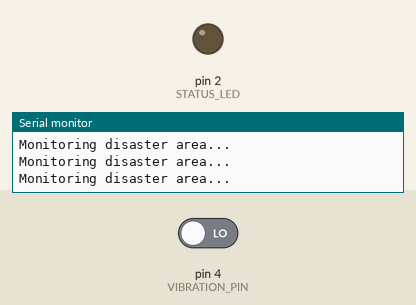
A sketch run on a simulated Arduino Uno, built with avr-gcc and run on an emulated ATmega328P. On the bench: output pins drawn as LEDs (lit = HIGH), the last lines printed to the serial monitor. Inputs (shaded band) come from the test bench; at power-on: pin 4 (VIBRATION_PIN) LOW.

Above: at 2.8 s.
2.9 s: pin 4 (VIBRATION_PIN) driven HIGH
At 3.3 s:
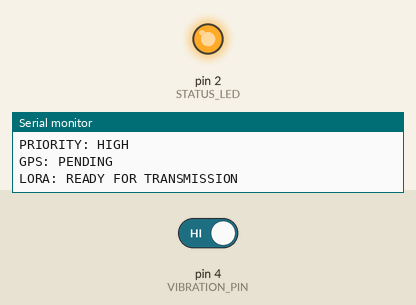
Timing chart, 0 to 10.5 s (numbered marks = the images above; inputs shaded):
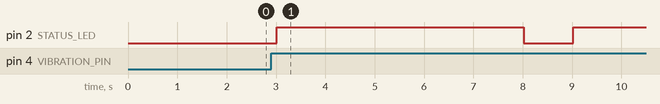

Measured:
- after the input at 2.9 s, pin 2 (STATUS_LED): LOW → HIGH after 0.11 s, → LOW 5.0 s later, → HIGH 1.0 s later

The sketch:

rescue_mesh_main.ino
```cpp
#include <Arduino.h>

// ===============================
// RESCUE-MESH INTEGRATED FIRMWARE
// ===============================

// ---- Pin configuration ----
// Change these according to your wiring!

#define VIBRATION_PIN 4
#define STATUS_LED 2

// Survivor detection threshold
#define VIBRATION_THRESHOLD HIGH


void setup() {

  Serial.begin(115200);

  // Configure pins
  pinMode(VIBRATION_PIN, INPUT);
  pinMode(STATUS_LED, OUTPUT);

  Serial.println();
  Serial.println("==============================");
  Serial.println("RESCUE-MESH STARTING");
  Serial.println("==============================");

  Serial.println("Initializing sensors...");
  Serial.println("Initializing GPS...");
  Serial.println("Initializing LoRa...");
  Serial.println("System Ready!");
}


void loop() {

  // Read vibration sensor
  int vibrationValue = digitalRead(VIBRATION_PIN);

  Serial.println("Monitoring disaster area...");

  // Check for possible survivor activity
  if (vibrationValue == VIBRATION_THRESHOLD) {

    Serial.println("🚨 POSSIBLE SURVIVOR SIGNAL DETECTED!");

    digitalWrite(STATUS_LED, HIGH);

    // Future:
    // 1. Read microphone signal
    // 2. Confirm vibration pattern
    // 3. Get GPS coordinates
    // 4. Send LoRa emergency packet

    sendEmergencyAlert();

    delay(5000);

    digitalWrite(STATUS_LED, LOW);
  }

  delay(1000);
}


void sendEmergencyAlert() {

  Serial.println("Sending emergency alert...");

  Serial.println("DATA:");
  Serial.println("STATUS: POSSIBLE SURVIVOR");
  Serial.println("PRIORITY: HIGH");
  Serial.println("GPS: PENDING");
  Serial.println("LORA: READY FOR TRANSMISSION");
}
```
